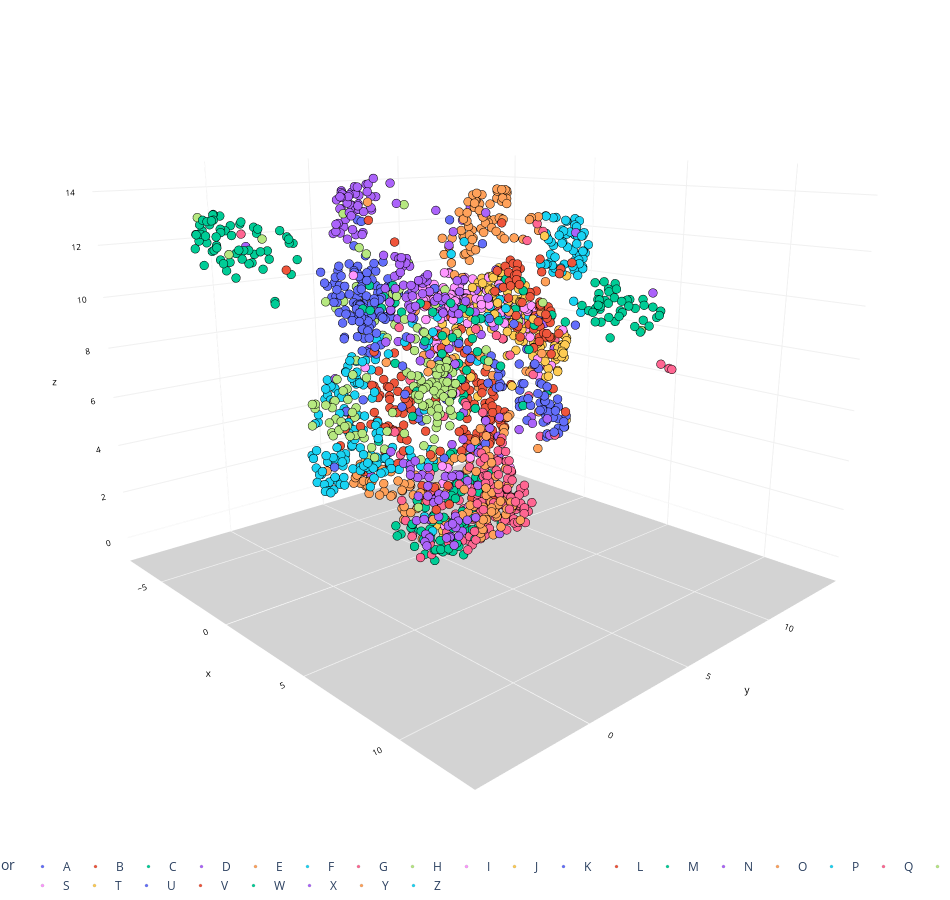

The cell this chart's notebook holds for it:
### Code cell
images, labels = iter(reducer_val_loader).next()

batch_size = images.shape[0]
images_a = images.reshape(batch_size, -1).numpy()
X_test_res = reducer.transform(images_a)

chart(X_test_res, labels)
